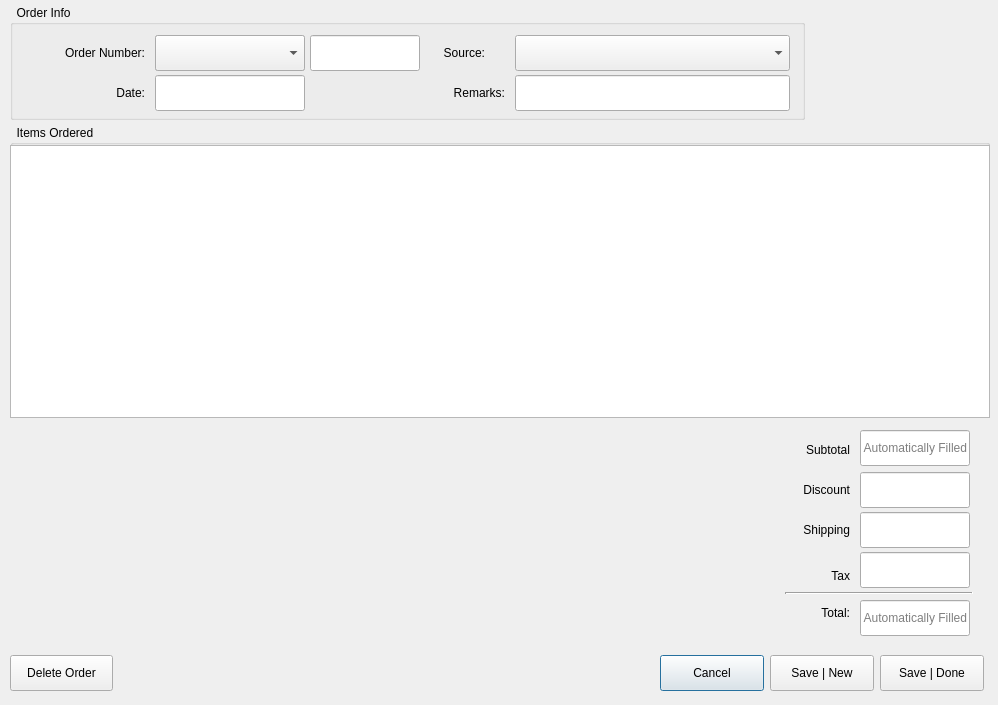
<?xml version="1.0" encoding="UTF-8"?>
<ui version="4.0">
 <class>OrderForm</class>
 <widget class="QDialog" name="OrderForm">
  <property name="geometry">
   <rect>
    <x>0</x>
    <y>0</y>
    <width>998</width>
    <height>705</height>
   </rect>
  </property>
  <property name="windowTitle">
   <string>Edit an Order</string>
  </property>
  <property name="modal">
   <bool>false</bool>
  </property>
  <widget class="QFrame" name="button_frame">
   <property name="geometry">
    <rect>
     <x>10</x>
     <y>645</y>
     <width>980</width>
     <height>51</height>
    </rect>
   </property>
   <widget class="QPushButton" name="cancel_button">
    <property name="geometry">
     <rect>
      <x>650</x>
      <y>10</y>
      <width>104</width>
      <height>36</height>
     </rect>
    </property>
    <property name="toolTip">
     <string>Close the form, optionally saving any changed Close the form, optionally saving any changed information</string>
    </property>
    <property name="text">
     <string>Cancel</string>
    </property>
   </widget>
   <widget class="QPushButton" name="save_new_button">
    <property name="geometry">
     <rect>
      <x>760</x>
      <y>10</y>
      <width>104</width>
      <height>36</height>
     </rect>
    </property>
    <property name="toolTip">
     <string>Save the current order, then clear the form</string>
    </property>
    <property name="text">
     <string>Save | New</string>
    </property>
   </widget>
   <widget class="QPushButton" name="save_done_button">
    <property name="geometry">
     <rect>
      <x>870</x>
      <y>10</y>
      <width>104</width>
      <height>36</height>
     </rect>
    </property>
    <property name="toolTip">
     <string>Save the current order, then clost the form</string>
    </property>
    <property name="text">
     <string>Save | Done</string>
    </property>
   </widget>
   <widget class="QPushButton" name="delete_button">
    <property name="geometry">
     <rect>
      <x>0</x>
      <y>10</y>
      <width>103</width>
      <height>36</height>
     </rect>
    </property>
    <property name="toolTip">
     <string>Permanently DELETE the current order and all the lines from the database.</string>
    </property>
    <property name="text">
     <string>Delete Order</string>
    </property>
   </widget>
  </widget> 
  <widget class="QGroupBox" name="order_info_box">
   <property name="geometry">
    <rect>
     <x>10</x>
     <y>5</y>
     <width>795</width>
     <height>115</height>
    </rect>
   </property>
   <property name="title">
    <string>  Order Info</string>
   </property>
   <widget class="QLabel" name="order_number_label">
    <property name="geometry">
     <rect>
      <x>5</x>
      <y>30</y>
      <width>130</width>
      <height>36</height>
     </rect>
    </property>
    <property name="text">
     <string>Order Number:</string>
    </property>
    <property name="alignment">
     <set>Qt::AlignRight|Qt::AlignTrailing|Qt::AlignVCenter</set>
    </property>
   </widget>
   <widget class="QLabel" name="date_label">
    <property name="geometry">
     <rect>
      <x>5</x>
      <y>70</y>
      <width>130</width>
      <height>36</height>
     </rect>
    </property>
    <property name="text">
     <string>Date:</string>
    </property>
    <property name="alignment">
     <set>Qt::AlignRight|Qt::AlignTrailing|Qt::AlignVCenter</set>
    </property>
   </widget>
   <widget class="ErrorFrame" name="order_number_frame">
    <property name="geometry">
     <rect>
      <x>143</x>
      <y>28</y>
      <width>154</width>
      <height>40</height>
     </rect>
    </property>
    <property name="frameShape">
     <enum>QFrame::NoFrame</enum>
    </property>
    <property name="frameShadow">
     <enum>QFrame::Raised</enum>
    </property>
    <widget class="LineEdit" name="order_number_edit">
     <property name="geometry">
      <rect>
       <x>2</x>
       <y>2</y>
       <width>150</width>
       <height>36</height>
      </rect>
     </property>
     <property name="toolTip">
      <string>Required: (dd-ddd) -&gt; 2 digit year dash 3 digit sequence</string>
     </property>
    </widget>
    <widget class="ComboBox" name="order_number_combo">
     <property name="geometry">
      <rect>
       <x>2</x>
       <y>2</y>
       <width>150</width>
       <height>36</height>
      </rect>
     </property>
     <property name="toolTip">
      <string>Select Order Number, Required</string>
     </property>
    </widget>
   </widget>
   <widget class="ErrorFrame" name="date_edit_frame">
    <property name="geometry">
     <rect>
      <x>143</x>
      <y>68</y>
      <width>154</width>
      <height>40</height>
     </rect>
    </property>
    <property name="frameShape">
     <enum>QFrame::NoFrame</enum>
    </property>
    <property name="frameShadow">
     <enum>QFrame::Plain</enum>
    </property>
    <widget class="LineEdit" name="date_edit">
     <property name="geometry">
      <rect>
       <x>2</x>
       <y>2</y>
       <width>150</width>
       <height>36</height>
      </rect>
     </property>
     <property name="toolTip">
      <string>Required: mm/dd/yyyy</string>
     </property>
    </widget>
   </widget>
   <widget class="QLabel" name="source_label">
    <property name="geometry">
     <rect>
      <x>365</x>
      <y>30</y>
      <width>110</width>
      <height>36</height>
     </rect>
    </property>
    <property name="text">
     <string>Source:</string>
    </property>
    <property name="alignment">
     <set>Qt::AlignRight|Qt::AlignTrailing|Qt::AlignVCenter</set>
    </property>
   </widget>
   <widget class="QLabel" name="remarks_label">
    <property name="geometry">
     <rect>
      <x>385</x>
      <y>70</y>
      <width>110</width>
      <height>36</height>
     </rect>
    </property>
    <property name="text">
     <string>Remarks:</string>
    </property>
    <property name="alignment">
     <set>Qt::AlignRight|Qt::AlignTrailing|Qt::AlignVCenter</set>
    </property>
   </widget>
   <widget class="ErrorFrame" name="source_combo_frame">
    <property name="geometry">
     <rect>
      <x>503</x>
      <y>28</y>
      <width>279</width>
      <height>40</height>
     </rect>
    </property>
    <property name="frameShape">
     <enum>QFrame::NoFrame</enum>
    </property>
    <property name="frameShadow">
     <enum>QFrame::Raised</enum>
    </property>
    <widget class="ComboBox" name="source_combo">
     <property name="geometry">
      <rect>
       <x>2</x>
       <y>2</y>
       <width>275</width>
       <height>36</height>
      </rect>
     </property>
     <property name="toolTip">
      <string>Required: select from options</string>
     </property>
    </widget>
   </widget>
   <widget class="ErrorFrame" name="remarks_edit_frame">
    <property name="geometry">
     <rect>
      <x>503</x>
      <y>68</y>
      <width>279</width>
      <height>40</height>
     </rect>
    </property>
    <property name="frameShape">
     <enum>QFrame::NoFrame</enum>
    </property>
    <property name="frameShadow">
     <enum>QFrame::Raised</enum>
    </property>
    <widget class="LineEdit" name="remarks_edit">
     <property name="geometry">
      <rect>
       <x>2</x>
       <y>2</y>
       <width>275</width>
       <height>36</height>
      </rect>
     </property>
     <property name="toolTip">
      <string>Optional: up to 255 characters</string>
     </property>
    </widget>
   </widget>
   <widget class="QLineEdit" name="record_id_edit">
    <property name="geometry">
     <rect>
      <x>300</x>
      <y>30</y>
      <width>110</width>
      <height>36</height>
     </rect>
    </property>
   </widget>
  </widget>
  <widget class="QGroupBox" name="items_ordered_box">
   <property name="geometry">
    <rect>
     <x>10</x>
     <y>125</y>
     <width>980</width>
     <height>293</height>
    </rect>
   </property>
   <property name="title">
    <string>  Items Ordered</string>
   </property>
   <widget class="QTableView" name="order_line_table">
    <property name="geometry">
     <rect>
      <x>0</x>
      <y>20</y>
      <width>980</width>
      <height>273</height>
     </rect>
    </property>
   </widget>
  </widget>
  <widget class="QLabel" name="total_label">
   <property name="geometry">
    <rect>
     <x>760</x>
     <y>595</y>
     <width>90</width>
     <height>36</height>
    </rect>
   </property>
   <property name="text">
    <string>Total:</string>
   </property>
   <property name="alignment">
    <set>Qt::AlignRight|Qt::AlignTrailing|Qt::AlignVCenter</set>
   </property>
  </widget>
  <widget class="QFrame" name="summation_line">
   <property name="geometry">
    <rect>
     <x>785</x>
     <y>592</y>
     <width>188</width>
     <height>2</height>
    </rect>
   </property>
   <property name="frameShape">
    <enum>QFrame::HLine</enum>
   </property>
   <property name="frameShadow">
    <enum>QFrame::Sunken</enum>
   </property>
   <property name="lineWidth">
    <number>2</number>
   </property>
  </widget>
  <widget class="QLabel" name="subtotal_label">
   <property name="geometry">
    <rect>
     <x>760</x>
     <y>432</y>
     <width>90</width>
     <height>36</height>
    </rect>
   </property>
   <property name="text">
    <string>Subtotal</string>
   </property>
   <property name="alignment">
    <set>Qt::AlignRight|Qt::AlignTrailing|Qt::AlignVCenter</set>
   </property>
  </widget>
  <widget class="QLabel" name="discount_label">
   <property name="geometry">
    <rect>
     <x>760</x>
     <y>472</y>
     <width>90</width>
     <height>36</height>
    </rect>
   </property>
   <property name="text">
    <string>Discount</string>
   </property>
   <property name="alignment">
    <set>Qt::AlignRight|Qt::AlignTrailing|Qt::AlignVCenter</set>
   </property>
  </widget>
  <widget class="QLabel" name="tax_label">
   <property name="geometry">
    <rect>
     <x>760</x>
     <y>558</y>
     <width>90</width>
     <height>36</height>
    </rect>
   </property>
   <property name="text">
    <string>Tax</string>
   </property>
   <property name="alignment">
    <set>Qt::AlignRight|Qt::AlignTrailing|Qt::AlignVCenter</set>
   </property>
  </widget>
  <widget class="QLabel" name="shipping_label">
   <property name="geometry">
    <rect>
     <x>760</x>
     <y>512</y>
     <width>90</width>
     <height>36</height>
    </rect>
   </property>
   <property name="text">
    <string>Shipping</string>
   </property>
   <property name="alignment">
    <set>Qt::AlignRight|Qt::AlignTrailing|Qt::AlignVCenter</set>
   </property>
  </widget>
  <widget class="LineEdit" name="total_edit">
   <property name="geometry">
    <rect>
     <x>860</x>
     <y>600</y>
     <width>110</width>
     <height>36</height>
    </rect>
   </property>
   <property name="toolTip">
    <string>Read Only: Automatically filled from sum of above charges</string>
   </property>
   <property name="alignment">
    <set>Qt::AlignRight|Qt::AlignTrailing|Qt::AlignVCenter</set>
   </property>
   <property name="readOnly">
    <bool>true</bool>
   </property>
   <property name="placeholderText">
    <string>Automatically Filled</string>
   </property>
  </widget>
  <widget class="ErrorFrame" name="discount_frame">
   <property name="geometry">
    <rect>
     <x>858</x>
     <y>470</y>
     <width>114</width>
     <height>40</height>
    </rect>
   </property>
   <property name="frameShape">
    <enum>QFrame::NoFrame</enum>
   </property>
   <property name="frameShadow">
    <enum>QFrame::Raised</enum>
   </property>
   <widget class="LineEdit" name="discount_edit">
    <property name="geometry">
     <rect>
      <x>2</x>
      <y>2</y>
      <width>110</width>
      <height>36</height>
     </rect>
    </property>
    <property name="toolTip">
     <string>Optional: dollars and cents (0.00 minimum)</string>
    </property>
    <property name="alignment">
     <set>Qt::AlignRight|Qt::AlignTrailing|Qt::AlignVCenter</set>
    </property>
   </widget>
  </widget>
  <widget class="ErrorFrame" name="tax_frame">
   <property name="geometry">
    <rect>
     <x>858</x>
     <y>550</y>
     <width>114</width>
     <height>40</height>
    </rect>
   </property>
   <property name="frameShape">
    <enum>QFrame::NoFrame</enum>
   </property>
   <property name="frameShadow">
    <enum>QFrame::Raised</enum>
   </property>
   <widget class="LineEdit" name="tax_edit">
    <property name="geometry">
     <rect>
      <x>2</x>
      <y>2</y>
      <width>110</width>
      <height>36</height>
     </rect>
    </property>
    <property name="toolTip">
     <string>Optional: dollars and cents (0.00 minimum)</string>
    </property>
    <property name="alignment">
     <set>Qt::AlignRight|Qt::AlignTrailing|Qt::AlignVCenter</set>
    </property>
   </widget>
  </widget>
  <widget class="ErrorFrame" name="shipping_frame">
   <property name="geometry">
    <rect>
     <x>858</x>
     <y>510</y>
     <width>114</width>
     <height>40</height>
    </rect>
   </property>
   <property name="frameShape">
    <enum>QFrame::NoFrame</enum>
   </property>
   <property name="frameShadow">
    <enum>QFrame::Raised</enum>
   </property>
   <widget class="LineEdit" name="shipping_edit">
    <property name="geometry">
     <rect>
      <x>2</x>
      <y>2</y>
      <width>110</width>
      <height>36</height>
     </rect>
    </property>
    <property name="toolTip">
     <string>Optional: dollars and cents (0.00 minimum)</string>
    </property>
    <property name="alignment">
     <set>Qt::AlignRight|Qt::AlignTrailing|Qt::AlignVCenter</set>
    </property>
   </widget>
  </widget>
  <widget class="LineEdit" name="subtotal_edit">
   <property name="geometry">
    <rect>
     <x>860</x>
     <y>430</y>
     <width>110</width>
     <height>36</height>
    </rect>
   </property>
   <property name="toolTip">
    <string>Read Only: Automatically filled from sum of the order lines</string>
   </property>
   <property name="alignment">
    <set>Qt::AlignRight|Qt::AlignTrailing|Qt::AlignVCenter</set>
   </property>
   <property name="readOnly">
    <bool>true</bool>
   </property>
   <property name="placeholderText">
    <string>Automatically Filled</string>
   </property>
  </widget>
 </widget>
 <customwidgets>
  <customwidget>
   <class>ComboBox</class>
   <extends>QComboBox</extends>
   <header>lbk_library/gui/</header>
  </customwidget>
  <customwidget>
   <class>LineEdit</class>
   <extends>QLineEdit</extends>
   <header>lbk_library/gui/line_edit</header>
  </customwidget>
  <customwidget>
   <class>ErrorFrame</class>
   <extends>QFrame</extends>
   <header>lbk_library/gui/error_frame</header>
   <container>1</container>
  </customwidget>
 </customwidgets>
 <tabstops>
  <tabstop>order_number_combo</tabstop>
  <tabstop>order_number_edit</tabstop>
  <tabstop>date_edit</tabstop>
  <tabstop>source_combo</tabstop>
  <tabstop>remarks_edit</tabstop>
  <tabstop>subtotal_edit</tabstop>
  <tabstop>discount_edit</tabstop>
  <tabstop>shipping_edit</tabstop>
  <tabstop>tax_edit</tabstop>
  <tabstop>total_edit</tabstop>
  <tabstop>cancel_button</tabstop>
  <tabstop>save_new_button</tabstop>
  <tabstop>save_done_button</tabstop>
  <tabstop>delete_button</tabstop>
  <tabstop>record_id_edit</tabstop>
 </tabstops>
 <resources/>
 <connections/>
</ui>
